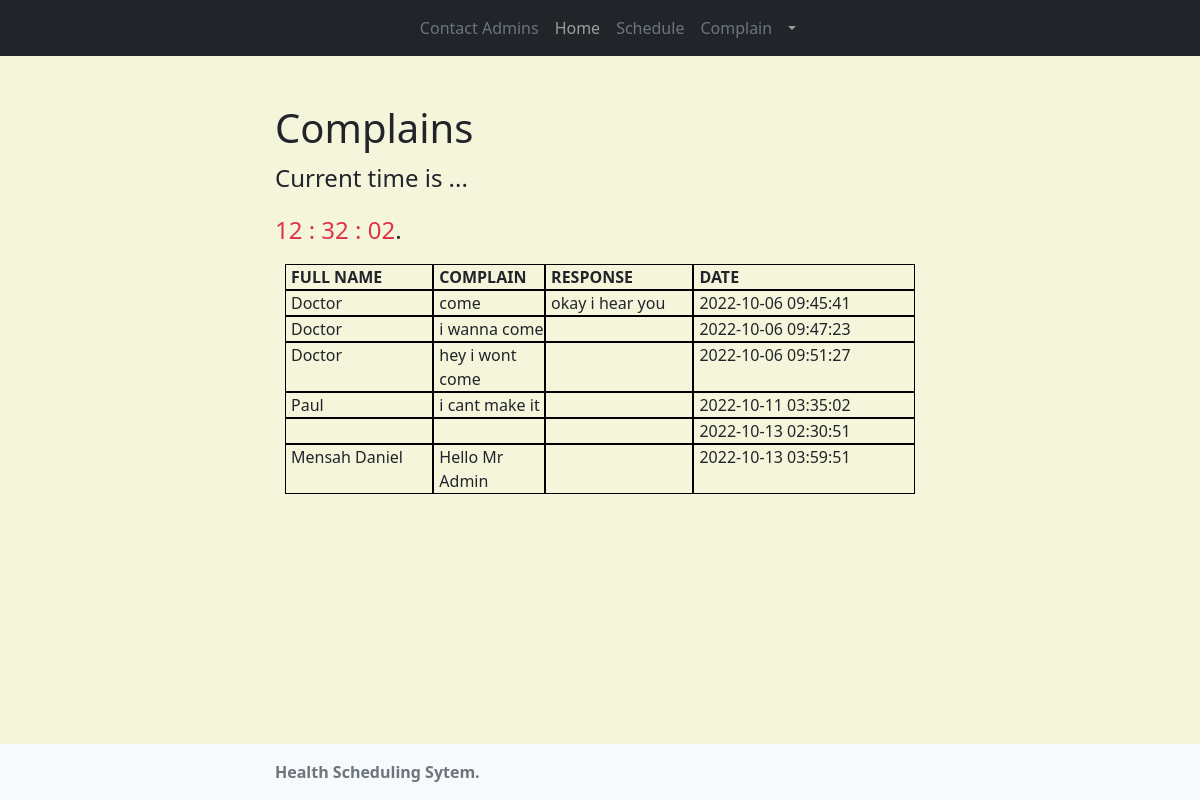
/Data/admin.complains.php, run on the app's committed database.
### tables this page shows
CREATE TABLE `complains` (
  `complain_id` int(11) NOT NULL,
  `full_name` varchar(50) NOT NULL,
  `email` varchar(20) NOT NULL,
  `complain_msg` varchar(100) NOT NULL,
  `complain_date` timestamp NOT NULL DEFAULT current_timestamp(),
  `admin_response` varchar(100) NOT NULL,
  `status` int(11) NOT NULL
);

### Data/admin.complains.php (the view, shortened to what this page needs)
<?php
$data = $_SESSION['data'];
include ("config.php");
?>
<!DOCTYPE html>
<html class="h-100">
<head>
    <link rel="stylesheet" type="text/css" href="css/bootstrap.min.css">
</head>
<body class="d-flex flex-column h-100">
	 <nav class="navbar navbar-expand-lg navbar-dark bg-dark" aria-label="Tenth navbar example">
        <div class="container-fluid">
            <div class="collapse navbar-collapse justify-content-md-center" id="navbarsExample08">
                <ul class="navbar-nav">
                    <li class="nav-item">
                        <a class="nav-link " aria-current="page" href="index.php"></a>
                    </li>
                    <li class="nav-item">
                            <a class="nav-link text-secondary" href="viewAdmin.php">Contact Admins</a>
                        </li>
                    <li class="nav-item">
                        <a class="nav-link" href="admin.index.php">Home</a>
                    </li>
                    <li class="nav-item">
                        <a class="nav-link text-secondary" href="admin.schedule.php">Schedule</a>
                    </li>
                    <li class="nav-item">
                        <a class="nav-link text-secondary" href="admin.complains.php">Complain</a>
                    </li>
                      <li class="nav-item dropdown">
                        <a class="nav-link dropdown-toggle" href="javascript:;" id="dropdown08" data-bs-toggle="dropdown" aria-expanded="false"><?php echo $data['full_name'] ?></a>
                    </li>
                </ul>
            </div>
        </div>
    </nav>
	<main class="flex-shrink-0">
    	<div class="container">
		    <h1 class="mt-5">Complains</h1>
		    <p class="bd-lead">Current time is ...</p>
		    <p class="bd-lead"><span id="show_date" class="text-danger"></span>.</p>
			<form method="POST">
<div class="team">
<div style="display: flex; margin-left: 10px; margin-right: 10px;">
<div style="border: 1px solid black; width: 200px; padding-left: 5px;"><b>FULL NAME</div>
<div style="border: 1px solid black; width: 150px; padding-left: 5px;">COMPLAIN</b></div>
<div style="border: 1px solid black; width: 200px; padding-left: 5px;"><b>RESPONSE</div>
<div style="border: 1px solid black; width: 300px; padding-left: 5px;">DATE</b></div>
</div>
<?php
$stmt=$db_conn->prepare('SELECT * FROM complains');
$stmt->execute();
if($stmt->rowCount()>0)
{
    while($row=$stmt->fetch(PDO::FETCH_ASSOC))
{
    extract($row);
?>
    <div style="display: flex; margin-left: 10px; margin-right: 10px;">
    <div style="border: 1px solid black; width: 200px; padding-left: 5px;"><?php echo $full_name ?></div>
    <div style="border: 1px solid black; width: 150px; padding-left: 5px;"><?php echo $complain_msg ?></div>
    <div style="border: 1px solid black; width: 200px; padding-left: 5px;"><?php echo $admin_response ?></div>
    <div style="border: 1px solid black; width: 300px; padding-left: 5px;"><?php echo $complain_date ?></div>
    </div>
            <?php
                }
            }
             else
          {
            ?>
                 <div class="not_registered">
                 <b>No voter registered.</b>
                 </div>
                        <?php
      }
      ?>
      </div>
                        </form>
	    </div>
<?php include ("includes/footer.php"); ?>

### Data/admin.complains.php (style rules this page uses)
.container { width: auto; max-width: 680px; padding: 0 15px; }
.bd-lead { font-size: calc(1.275rem + .3vw); font-weight: 300; }
body { background: beige; background-size: cover; }

### data on the page
complains: full_name "Doctor", complain_msg "come", admin_response "okay i hear you", complain_date "2022-10-06 09:45:41"
complains: full_name "Doctor", complain_msg "i wanna come", complain_date "2022-10-06 09:47:23"
complains: full_name "Doctor", complain_msg "hey i wont come", complain_date "2022-10-06 09:51:27"
complains: full_name "Paul", complain_msg "i cant make it", complain_date "2022-10-11 03:35:02"
complains: complain_date "2022-10-13 02:30:51"
complains: full_name "Mensah Daniel", complain_msg "Hello Mr Admin", complain_date "2022-10-13 03:59:51"
